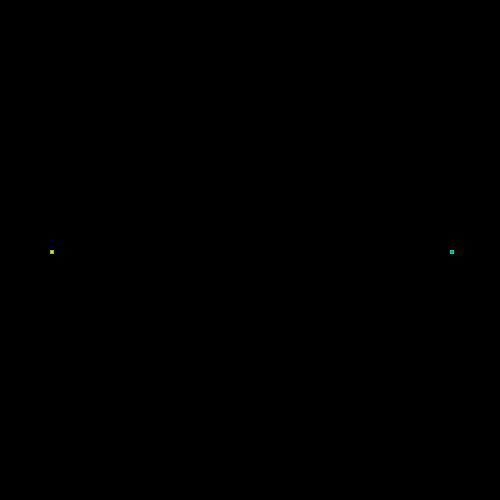
Frame 1 (no input)
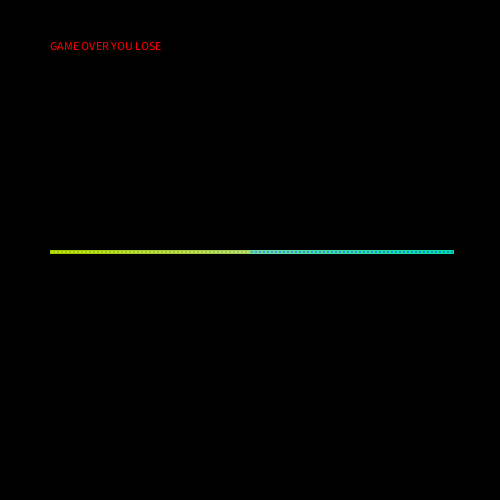
Frame 60 (the mouse pressed at the canvas centre just before this capture)
Frame 120 (the mouse held since frame 60 and released just before this capture): identical to frame 60, image omitted

The Processing sketch that drew these frames (run headless with seeded random() and noise(); from frame 60 on, the mouse is pressed at the canvas centre):

// Processing sketch: processing_78193
// ── processing_78193.pde

//Tron Game Project, computer programming 1
//Iam B.

int x=50;
int y=250;
int compx=450;
int compy=250;
int compdir=LEFT;
int dir=RIGHT;
boolean gameOver=false;
int b=0;
int r=0;

void setup()
{
  size(500, 500);
  background(0);
  frameRate(40);
}

void draw()
{
  noFill();
  stroke(0, 0, 1);
  rect(0, 0, 500, 500);
  if (gameOver==true)
  {
  }
else
{
  comp();
  human();
}
}
void keyPressed()
{
  if (key=='a')
  {
    dir=LEFT;
  }
  else if (key=='d')
  {
    dir=RIGHT;
  }
  else if (key=='w')
  {
    dir=UP;
  }
  else if (key=='s')
  {
    dir=DOWN;
  }
}
void human()
{
  if (get(x, y) !=color(0, 0, 0))
  {
    gameOver=true;
    fill(255, 0, 0);
    text("GAME OVER YOU LOSE",50,50);
  }
  else
  {
    fill(200, 230, b);
    stroke(160, 200, b);
    rect(x, y, 3, 3);
    if (dir==RIGHT)
    {
      x=x+4;
    }
    else if (dir==LEFT)
    {
      x=x-4;
    }
    else if (dir==UP)
    {
      y=y-4;
    }
    else if (dir==DOWN)
    {
      y=y+4;
      ;
    }
    b=b+2;
    if (b>255)
    {
      b=0;
    }
  }
}
void comp()
{
  if (get(compx, compy) !=color(0, 0, 0))
  {
    gameOver=true;
    fill(255, 0, 0);
    text("YOU WIN",50,50);
  }
  else
  {
    fill(r, 150, 200);
    stroke(r, 220, 160);
    rect(compx, compy, 3, 3);
    if (compdir==RIGHT)
    {
      compx=compx+4;
      if (get(compx+4, compy)!=color(0, 0, 0))
      {
        compdir=DOWN;
      }
    }
    else if (compdir==LEFT)
    {
      compx=compx-4;
      if (get(compx-4, compy)!=color(0, 0, 0))
      {
        compdir=UP;
      }
    }
    else if (compdir==UP)
    {
      compy=compy-4;
      if (get(compx, compy-4)!=color(0, 0, 0))
      {
        compdir=RIGHT;
      }
    }
    else if (compdir==DOWN)
    {
      compy=compy+4;
      if (get(compx, compy+4)!=color(0, 0, 0))
      {
        compdir=LEFT;
      }
    }
    r=r+2;
    if (r>255)
    {
      r=0;
    }
  }
}
